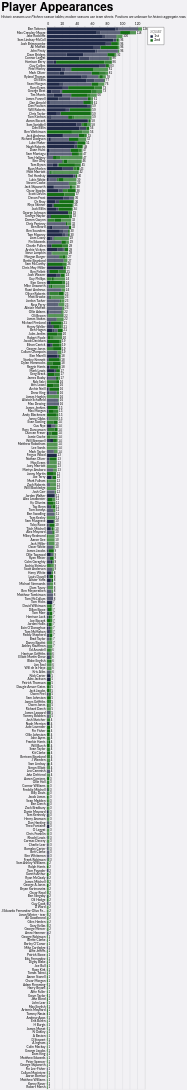

Vega-Lite specification for this chart:
### Vega-Lite specification from a JSON file in a GitHub repository (floating-point values rounded to 4 significant figures; data arrays with more than 128 entries replaced by an {"elided": "..."} marker saying what was removed)
{"config": {"axis": {"labelFont": "Lato, sans-serif", "titleFont": "PT Sans Narrow, Helvetica Neue, Helvetica, Arial, sans-serif", "labelFontSize": 13, "titleFontSize": 24, "gridColor": "#202947", "gridOpacity": 0.2}, "header": {"labelFont": "PT Sans Narrow, Helvetica Neue, Helvetica, Arial, sans-serif", "titleFont": "PT Sans Narrow, Helvetica Neue, Helvetica, Arial, sans-serif", "labelFontSize": 24, "titleFontSize": 28, "labelFontWeight": "bold", "orient": "left"}, "legend": {"labelFont": "Lato, sans-serif", "titleFont": "PT Sans Narrow, Helvetica Neue, Helvetica, Arial, sans-serif", "labelFontSize": 14, "titleFontSize": 16, "titlePadding": 5, "fillColor": "white", "strokeColor": "black", "padding": 10, "titleFontWeight": "lighter", "titleFontStyle": "italic", "titleColor": "gray", "offset": 10}, "title": {"font": "PT Sans Narrow, Helvetica Neue, Helvetica, Arial, sans-serif", "fontSize": 48, "fontWeight": "bold", "anchor": "start", "align": "center", "titlePadding": 20, "subtitlePadding": 10, "subtitleFontSize": 13, "subtitleColor": "", "subtitleFontStyle": "italic", "offset": 15, "color": "black"}, "axisX": {"labelAngle": 0}, "facet": {"title": null, "header": null, "align": {"row": "each", "column": "each"}}, "resolve": {"scale": {"y": "independent", "facet": "independent"}}, "background": "#f2f1f4"}, "layer": [{"mark": {"type": "bar"}, "encoding": {"color": {"field": "squad", "legend": {"orient": "right"}, "scale": {"domain": ["1st", "2nd"], "range": ["#202947", "#146f14"]}, "title": "Squad", "type": "nominal"}, "opacity": {"field": "start", "legend": null, "scale": {"domain": ["Start", "Bench", "Unknown"], "range": [1.0, 0.7, 0.4]}, "type": "nominal"}, "order": {"field": "squad", "sort": "ascending", "type": "quantitative"}, "tooltip": [{"field": "player", "title": "Player", "type": "nominal"}, {"field": "squad", "title": "Squad", "type": "nominal"}, {"aggregate": "sum", "field": "games", "title": "Games", "type": "quantitative"}, {"field": "start", "title": "Started?", "type": "nominal"}], "x": {"aggregate": "sum", "axis": {"orient": "top", "title": null}, "field": "games", "type": "quantitative"}, "y": {"field": "player", "sort": "-x", "title": null, "type": "nominal"}}, "title": {"text": "Player Appearances", "subtitle": "Historic seasons use Pitchero season tables; modern seasons use team sheets. Positions are unknown for historic aggregate rows."}}, {"mark": {"type": "text", "align": "left", "baseline": "middle", "dx": 3, "fontSize": 12}, "encoding": {"text": {"aggregate": "sum", "field": "games", "type": "quantitative"}, "x": {"aggregate": "sum", "field": "games", "type": "quantitative"}, "y": {"field": "player", "sort": "-x", "type": "nominal"}}}], "data": {"name": "data-713049477ade9274db5a12da62849ceb"}, "height": {"step": 15}, "width": 400, "$schema": "https://vega.github.io/schema/vega-lite/v5.20.1.json", "datasets": {"data-713049477ade9274db5a12da62849ceb": {"elided": "2096 records"}}}
